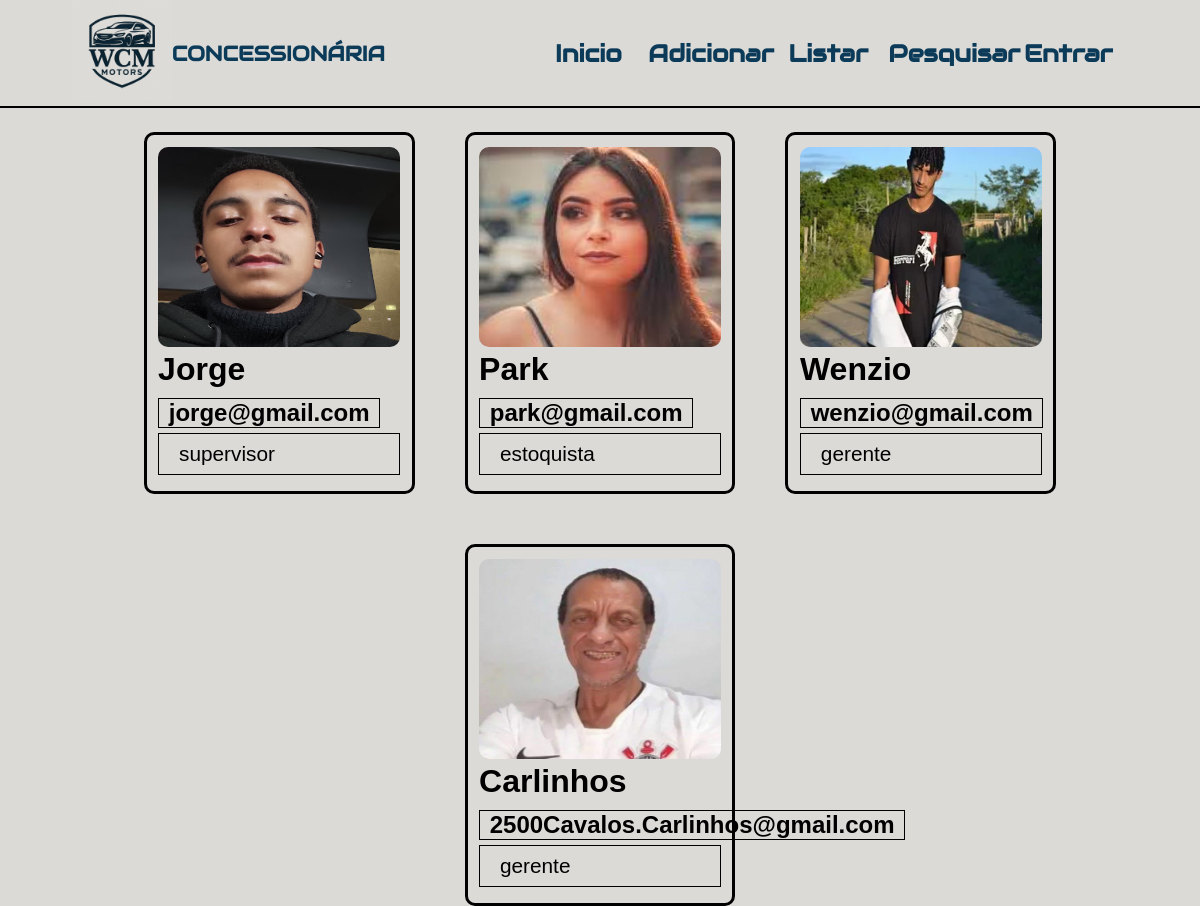
Page /listarUsuario.php on the committed database.
### tables this page shows
CREATE TABLE `tb_usuario` (
  `codigo` int(11) NOT NULL,
  `nome` varchar(100) NOT NULL,
  `email` varchar(100) NOT NULL,
  `cargo` varchar(20) NOT NULL,
  `senha` varchar(100) NOT NULL,
  `foto` varchar(100) NOT NULL
);

### listarUsuario.php (the view, shortened to what this page needs)
<?php
include("topo.php");
include("css/header.php");
?>
<body>
<div class="container">
    <div class="cards">
<?php
require("connect.php");
$usuario = mysqli_query($con, "Select * from `tb_usuario`");
while($usuarios = mysqli_fetch_assoc($usuario)){
    echo "<div class=carros>";
    echo "<div class=img><img src=$usuarios[foto]>";
    echo "</div>";
    echo "<h1>$usuarios[nome]</h1>";
    echo "<h2>$usuarios[email]</h2>";
    echo "<div class=modelo>";
    echo "<p>$usuarios[cargo]</p>";
    echo "</div>";
    echo "</div>";
};
?>
    </div>
</div>
</body>

### css/header.php (shortened to what this page needs)
<!DOCTYPE html>
<html lang="pt-br">
<head>
    <link rel="stylesheet" href="css/style.css">
</head>
<body>
</body>
</html>

### topo.php (shortened to what this page needs)
<?php include("css/header.php");?>
<div class="topo">
    <div>
      <p><img src="./WCM Motors.png" alt=""></p>
      <p>CONCESSIONÁRIA</p>
    </div>
    <ul class="menu">
        <a href="index.php">Inicio</a>
        <li>Adicionar
        </li>
        <li>Listar
        </li>
        <li>Pesquisar
        </li>
        <?php
        if(isset($_SESSION['logado']) && $_SESSION['logado'] == true){
           echo "<li class='drop'>";
           echo "<img src='{$_SESSION['foto']}' alt='Foto de perfil'>";
           echo "<div class='visible'>";
           echo "<a href='#' class='bemvindo'>Olá {$_SESSION['nome']}</a><br>";
           echo "<a href='#'>Alterar Foto</a>";
           echo "<a href='logoff.php'>Sair</a>";
           echo "</div>";
           echo "</li>";
        }else{
          echo "<a href=login.php>Entrar</a>";
        }
        ?>
    </ul>
</div>

### css/style.css (style rules this page uses)
* { margin: 0; padding: 0; font-family: sans-serif; }
.topo { border-bottom: 2px solid; display: flex; justify-content: space-around; align-items: center; }
body { background-color: #DCDAD7; }
.container { margin-top: 2%; }
.container .cards, #retorno { display: flex; flex-wrap: wrap; justify-content: center; gap: 50px; padding: 0 2%; }
.carros { border: solid; border-radius: 10px; width: 21%; padding: 1%; }
.carros img { width: 100%; height: 200px; border-radius: 10px; }
.carros h1 { margin-bottom: 2%; }
.carros p { padding: 0 1%; margin: 8px; }
.carros .modelo { display: flex; margin-bottom: 5px; border: solid 1px; align-items: center; padding: 0 4%; }
.modelo p { font-size: 1.3rem; }
.carros h2 { padding: 0 4%; margin-top: 10px; border: 1px solid; text-align: center; width: fit-content; margin-bottom: 5px; }
.topo .menu { display: flex; font-size: 1.5rem; list-style: none; align-items: center; justify-content: space-around; width: 50%; text-align: center; }
.menu a { text-decoration: none; color: #0b3b58; font-weight: bold; font-family: 'Audiowide', sans-serif; width: 20%; }
.menu li { text-align: center; }
.topo img { height: 100px; width: 100px; }
.topo div { display: flex; align-items: center; }
.topo div p { font-family: 'Audiowide', sans-serif; color: #0b3b58; font-weight: bold; font-size: 1.3rem; }
li { width: 20%; color: #0b3b58; font-weight: bold; font-family: 'Audiowide', sans-serif; }

### rows in the picture
tb_usuario: foto (picture), nome "Jorge", email "jorge@gmail.com", cargo "supervisor"
tb_usuario: foto (picture), nome "Park", email "park@gmail.com", cargo "estoquista"
tb_usuario: foto (picture), nome "Wenzio", email "wenzio@gmail.com", cargo "gerente"
tb_usuario: foto (picture), nome "Carlinhos", email "2500Cavalos.Carlinhos@gmail.com", cargo "gerente"
